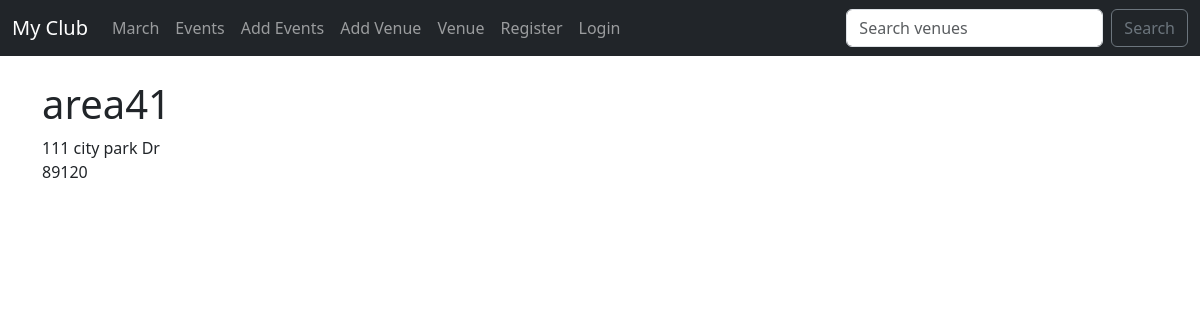
Screenshot of /show_venue/3 with the database file from the repository.
### events/models.py (models this page shows)
class Venue(models.Model):
    name = models.CharField("Venue name", max_length=120)
    address =models.CharField(max_length=300)
    zip_code=models.CharField(max_length=15)
    phone = models.CharField('Contact Phone',max_length=25,blank=True)
    web =models.URLField(blank=True)
    email_address =models.EmailField("Email Address",blank=True)
    def __str__(self):
        return self.name

### events/views.py (the view)
# urls.py: path('show_venue/<venue_id>',views.show_venue,name='show-venue'),
def show_venue(request,venue_id):
     venue =Venue.objects.get(pk=venue_id)
     return render(request, 'events/show_venue.html',{"venue": venue})

### events/templates/events/show_venue.html (shortened to what this page needs)
{% extends "events/base.html" %} {% block content %}
<h1>{{venue}} </h1>
{{venue.address}} <br>
{{venue.zip_code}} <br>
{{venue.email_address}} <br>
{% endblock content %}

### rows the page displays
Venue: name "area41", address "111 city park Dr", zip_code "89120"
